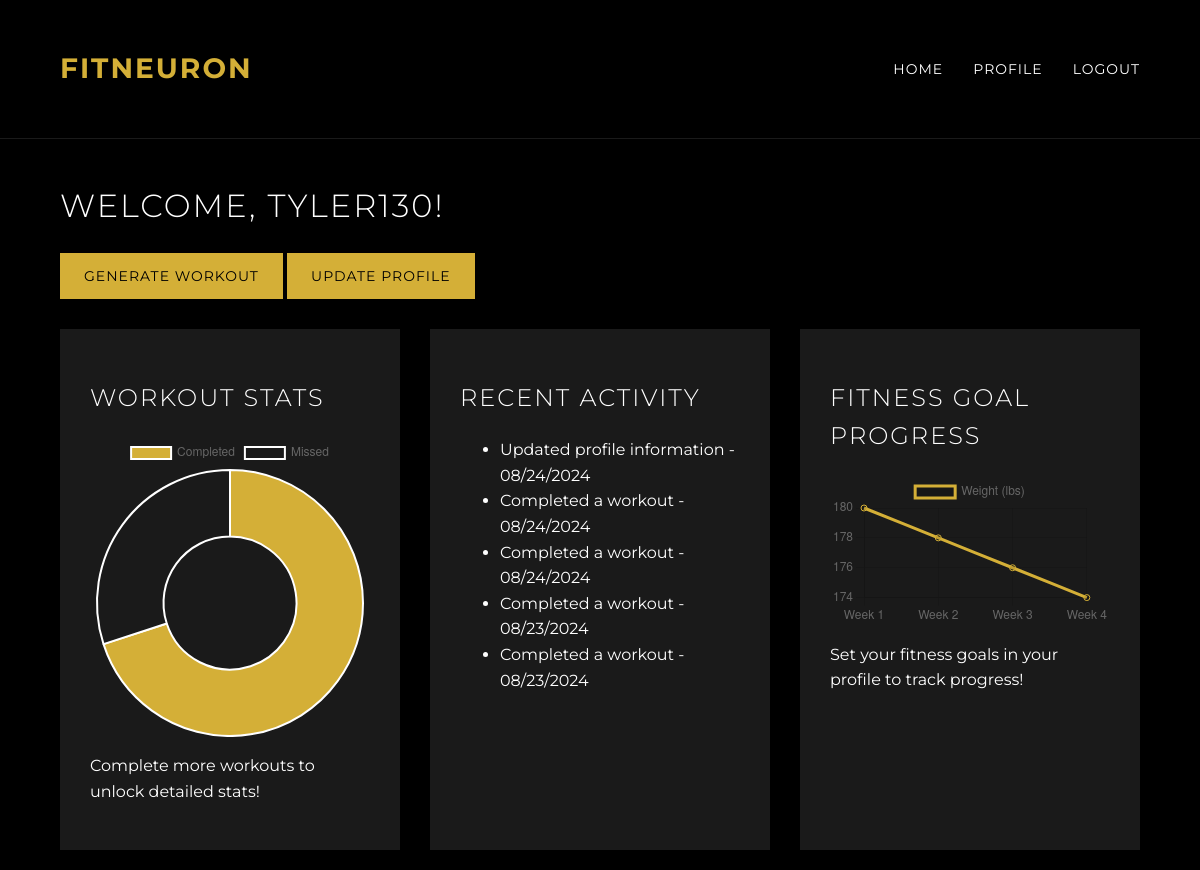
Screenshot of / (signed in) with the database file from the repository.
### app.py (models this page shows)
class User(UserMixin, db.Model):
    id = db.Column(db.Integer, primary_key=True)
    username = db.Column(db.String(64), unique=True, nullable=False)
    email = db.Column(db.String(120), unique=True, nullable=False)
    password_hash = db.Column(db.String(128))
    profile = db.relationship('UserProfile', backref='user', uselist=False)
    workouts = db.relationship('Workout', backref='user', lazy='dynamic')

class UserProfile(db.Model):
    id = db.Column(db.Integer, primary_key=True)
    user_id = db.Column(db.Integer, db.ForeignKey('user.id'), unique=True)
    fitness_level = db.Column(db.String(20))
    goals = db.Column(db.String(200))
    equipment_access = db.Column(db.String(50))
    gym_name = db.Column(db.String(100))
    workout_frequency = db.Column(db.String(50))
    medical_conditions = db.Column(db.String(200))
    height = db.Column(db.Float)
    weight = db.Column(db.Float)
    use_metric = db.Column(db.Boolean, default=False)
    updated_at = db.Column(db.DateTime, default=lambda: datetime.now(timezone.utc), onupdate=lambda: datetime.now(timezone.utc))

class Workout(db.Model):
    id = db.Column(db.Integer, primary_key=True)
    user_id = db.Column(db.Integer, db.ForeignKey('user.id'))
    date = db.Column(db.DateTime, nullable=False, default=lambda: datetime.now(timezone.utc))
    workout_plan = db.Column(db.Text)
    exercises = db.relationship('ExerciseLog', backref='workout', lazy='dynamic')

### app.py (the view)
@app.route('/')
def index():
    if current_user.is_authenticated:
        recent_activities = get_recent_activities(current_user.id)
        return render_template('index.html', recent_activities=recent_activities)
    return render_template('index.html')

### app.py (called while the page is built)
@login_manager.user_loader
def load_user(user_id):
    return User.query.get(int(user_id))

def get_recent_activities(user_id):
    thirty_days_ago = datetime.now(timezone.utc) - timedelta(days=30)
    activities = []
    recent_workouts = Workout.query.filter(Workout.user_id == user_id, Workout.date >= thirty_days_ago).order_by(Workout.date.desc()).limit(5).all()
    for workout in recent_workouts:
        activities.append({
            "description": f"Completed a workout",
            "date": workout.date
        })
    profile_updates = UserProfile.query.filter(UserProfile.user_id == user_id, UserProfile.updated_at >= thirty_days_ago).order_by(UserProfile.updated_at.desc()).limit(5).all()
    for update in profile_updates:
        activities.append({
            "description": f"Updated profile information",
            "date": update.updated_at
        })
    activities.sort(key=lambda x: x['date'], reverse=True)
    return activities[:5]

### templates/index.html (shortened to what this page needs)
{% extends "base.html" %}
{% block content %}
    {% if current_user.is_authenticated %}
        <div class="container">
            <h1>Welcome, {{ current_user.username }}!</h1>
            <div class="dashboard">
                <div class="quick-actions">
                    <a href="{{ url_for('generate_workout') }}" class="btn">Generate Workout</a>
                    <a href="{{ url_for('profile') }}" class="btn">Update Profile</a>
                </div>
                <div class="dashboard-grid">
                    <div class="dashboard-item">
                        <h2>Workout Stats</h2>
                        <div class="chart-container">
                            <canvas id="workoutStatsChart"></canvas>
                        </div>
                        <p>Complete more workouts to unlock detailed stats!</p>
                    </div>
                    <div class="dashboard-item">
                        <h2>Recent Activity</h2>
                        <ul>
                            {% for activity in recent_activities %}
                                <li>{{ activity.description }} - {{ activity.date.strftime('%m/%d/%Y') }}</li>
                            {% else %}
                                <li>No recent activity</li>
                            {% endfor %}
                        </ul>
                    </div>
                    <div class="dashboard-item">
                        <h2>Fitness Goal Progress</h2>
                        <div class="chart-container">
                            <canvas id="fitnessGoalChart"></canvas>
                        </div>
                        <p>Set your fitness goals in your profile to track progress!</p>
                    </div>
                </div>
            </div>
        </div>
    {% endif %}
{% endblock %}
{% block scripts %}
{% if current_user.is_authenticated %}
<script>
    // Workout Stats Chart
    var ctxWorkout = document.getElementById('workoutStatsChart').getContext('2d');
    var workoutStatsChart = new Chart(ctxWorkout, {
        type: 'doughnut',
        data: {
            labels: ['Completed', 'Missed'],
            datasets: [{
                data: [7, 3],
                backgroundColor: ['#d4af37', '#1a1a1a']
            }]
        },
        options: {
            responsive: true,
            maintainAspectRatio: false
        }
    });
    // Fitness Goal Chart
    var ctxFitness = document.getElementById('fitnessGoalChart').getContext('2d');
    var fitnessGoalChart = new Chart(ctxFitness, {
        type: 'line',
        data: {
            labels: ['Week 1', 'Week 2', 'Week 3', 'Week 4'],
            datasets: [{
                label: 'Weight (lbs)',
                data: [180, 178, 176, 174],
                borderColor: '#d4af37',
                tension: 0.1
            }]
        },
        options: {
            responsive: true,
            maintainAspectRatio: false,
            scales: {
                y: {
                    beginAtZero: false
                }
            }
        }
    });
</script>
{% endif %}
{% endblock %}

### templates/base.html (shortened to what this page needs)
<!DOCTYPE html>
<html lang="en">
<head>
    <link rel="stylesheet" href="{{ url_for('static', filename='style.css') }}">
</head>
<body>
    <header class="full-width">
        <div class="container">
            <a href="{{ url_for('index') }}" class="logo">FITNEURON</a>
            <nav>
                <ul>
                    <li><a href="{{ url_for('index') }}">Home</a></li>
                    {% if current_user.is_authenticated %}
                        <li><a href="{{ url_for('profile') }}">Profile</a></li>
                        <li><a href="{{ url_for('logout') }}">Logout</a></li>
                    {% else %}
                        <li><a href="{{ url_for('login') }}">Login</a></li>
                        <li><a href="{{ url_for('register') }}">Register</a></li>
                    {% endif %}
                </ul>
            </nav>
        </div>
    </header>
    <main>
        {% block content %}{% endblock %}
    </main>
    {% block scripts %}{% endblock %}
</body>
</html>

### static/style.css (style rules this page uses)
:root { --bg-primary: #000000; --bg-secondary: #1a1a1a; --text-primary: #ffffff; --text-secondary: #b3b3b3; --accent: #d4af37; --accent-dark: #b8960c; }
body { font-family: 'Montserrat', sans-serif; background-color: var(--bg-primary); color: var(--text-primary); line-height: 1.6; margin: 0; padding: 0; }
.container { width: 90%; max-width: 1200px; margin: auto; overflow: hidden; padding: 20px; }
h1, h2, h3 { font-weight: 300; letter-spacing: 2px; text-transform: uppercase; }
a { color: var(--accent); text-decoration: none; transition: color 0.3s ease; }
.btn { display: inline-block; background: var(--accent); color: var(--bg-primary); padding: 12px 24px; border: none; border-radius: 0; cursor: pointer; text-decoration: none; font-size: 14px; text-transform: uppercase; letter-spacing: 1px; transition: background 0.3s ease, transform 0.3s ease; }
.full-width { width: 100%; max-width: 100%; }
header { background-color: var(--bg-primary); padding: 20px 0; border-bottom: 1px solid var(--bg-secondary); }
header .container { display: flex; justify-content: space-between; align-items: center; }
.logo { font-size: 28px; font-weight: 700; color: var(--accent); text-decoration: none; letter-spacing: 2px; }
nav ul { list-style-type: none; padding: 0; display: flex; }
nav ul li { margin-left: 30px; }
nav ul li a { color: var(--text-primary); text-transform: uppercase; font-size: 14px; letter-spacing: 1px; }
.dashboard-grid { display: grid; grid-template-columns: repeat(auto-fit, minmax(300px, 1fr)); gap: 30px; margin-top: 30px; }
.dashboard-item { background-color: var(--bg-secondary); padding: 30px; }

### rows the page displays
User: username "TYLER130"
UserProfile: date "08/24/2024"
Workout: date "08/24/2024"
Workout: date "08/24/2024"
Workout: date "08/23/2024"
Workout: date "08/23/2024"

### other values shown
{{ activity.description }} "Updated profile information" "Completed a workout" "Completed a workout" "Completed a workout" "Completed a workout"
